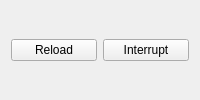
<?xml version="1.0" encoding="UTF-8"?>
<ui version="4.0">
 <class>Form</class>
 <widget class="QWidget" name="Form">
  <property name="windowTitle">
   <string>Simulation Renderer</string>
  </property>
  <layout class="QHBoxLayout" name="horizontalLayout">
   <property name="sizeConstraint">
    <enum>QLayout::SetDefaultConstraint</enum>
   </property>
   <item>
    <widget class="QPushButton" name="buttonReload">
     <property name="text">
      <string>Reload</string>
     </property>
    </widget>
   </item>
   <item>
    <widget class="QPushButton" name="buttonStop">
     <property name="text">
      <string>Interrupt</string>
     </property>
    </widget>
   </item>
  </layout>
 </widget>
 <resources/>
 <connections/>
</ui>
